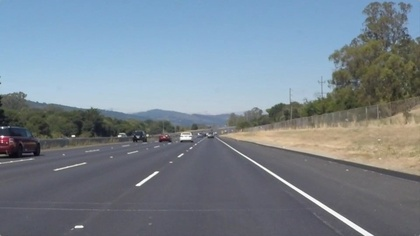
%> input picture test_images/lane.jpeg, 420 x 236 px, shrunk from 960 x 540 before the run
$ octave --eval "result = LaneDetection(imread('test_images/lane.jpeg'));"   (GNU Octave 9; MATLAB toolbox functions it lacks are replaced by stand-ins)
%> lines starting %> are read from the running program, lines starting %| are printed output that depends on the picture; in (x1, y1, x2, y2) boxes, pixels count from 0 and x2, y2 are one past the last pixel; in counts of white or black regions, pixels touching at a corner belong together; the program's own positions count from 1
%> in LaneDetection, actual_image is the input picture: size 236x420x3 uint8; mean R, G, B 120.3, 132.6, 143.7
### PrepareImage.m
function [ img_gray ] = PrepareImage( img )
    img_gray = rgb2gray(img);
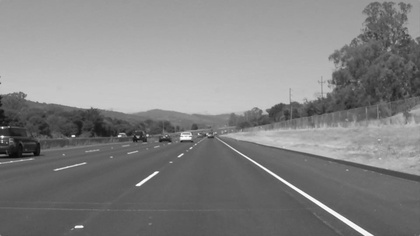
%> img_gray: size 236x420 uint8; min 5, max 255, mean 130.1
%     img_gray = double(img_gray);
end

### MaskImage.m
function [ image ] = MaskImage( image )
    [m, n] = size(image);
%> m = 236; n = 420
    for i=1:n
        for j=1:m
             if (image(j,i) < 195)
                 image(j,i)=0;
             else
                 image(j,i)=255;
             end
        end
    end
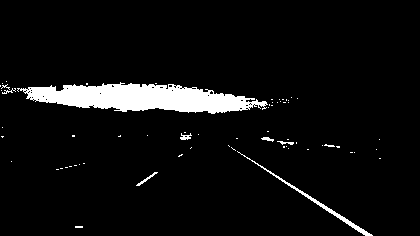
%> image: size 236x420 uint8; 5.6% white; 65 white regions (58 under 20 px), largest, box (x1, y1, x2, y2) and area: (17, 82, 268, 114) 4754, (237, 151, 373, 236) 444, (136, 172, 158, 186) 57
end

### BlurImage.m
function [ blurImage ] = BlurImage( image, b )
%> called with b = 4
    intImage = integralImage(image);
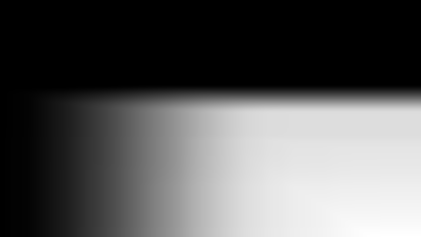
%> intImage: size 237x421 double; min 0, max 1420860, mean 496338.8; drawn with min black and max white
%> the run ends on the next line
    avgH = integralKernel([1 1 b b], 1/b^2);
    blurImage = integralFilter(intImage, avgH);
    % blurImage = uint8(blurImage);
end

### LaneDetection.m
function [ frame ] = LaneDetection( frame )

    actual_image = frame;

    % Variables to save previous lines.
    persistent rightLaneOld;
    persistent leftLaneOld;

    % Processing image to get all lines in ROI.
    grayImage = PrepareImage(frame);
    maskedImage = MaskImage(grayImage);
    blurImage = BlurImage(maskedImage, 4);
    edgesImage = DetectEdges(blurImage);
    roiImage = ROIMask(edgesImage);
    detectedLines = DetectLines(roiImage);

    [leftLines, rightLines] = SplitLinesBySlope(detectedLines);

    % Drawing previous line if no lines were detected in current frame.
    if ~length(leftLines) || ~length(rightLines)
        if isempty(leftLaneOld) || isempty(rightLaneOld)
            return;
        end
        frame = DrawLine(frame, ConstructLineFromParameters(leftLaneOld));
        frame = DrawLine(frame, ConstructLineFromParameters(rightLaneOld));
        return;
    end

    % Sort lines by closest to bottom of camera.
    leftLines = SortLines(leftLines);
    rightLines = SortLines(rightLines);

    % Average nearest 2 lines to the bottom of the image
    rightLine = AverageLines(rightLines, 2);
    leftLine = AverageLines(leftLines, 2);

    % Get the equations of the resulting lines
    rightLineEquation = FindLineEquation(rightLine);
    leftLineEquation = FindLineEquation(leftLine);

    [rightLineEquation, leftLineEquation ] = ...
       WeightedAverage(rightLineEquation, leftLineEquation, leftLaneOld, rightLaneOld, .8);

    % Update last lines
    leftLaneOld = leftLineEquation;
    rightLaneOld = rightLineEquation;

    % Get lines as structs from the weighted averaged lines
    rightLane = ConstructLineFromParameters(rightLineEquation);
    leftLane = ConstructLineFromParameters(leftLineEquation);

    frame = DrawLine(frame, leftLane);
    frame = DrawLine(frame, rightLane);

    [r, c, d] = size(frame);
    offset = CarPositionOffset(rightLane,leftLane,c);

    frame = DrawDirection(frame, offset, r, c);
    frame = insertShape(frame, 'Circle', [(rightLane.point1(1)+leftLane.point1(1))/2 r-10 1], 'LineWidth', 2, 'Color', 'green');

end
